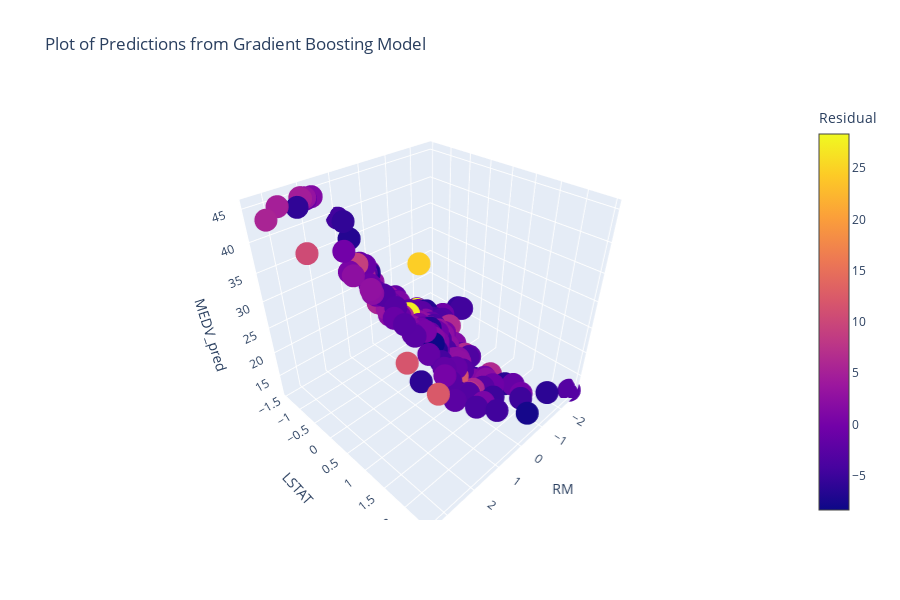

Notebook cell for this chart:
### Markdown cell above
### Gradient Boosting

Boosting is a sequential technique which works on the principle of tree ensembles, like random forests. The basic idea behind boosting algorithms is building a weak model, making conclusions about the various feature importance and parameters, and then using those conclusions to build a new, stronger model. One of the drawbacks of a single decision/regression tree is that it fails to include predictive power from multiple, overlapping regions of the feature space.

Gradient boosting works by fitting a model to the data, $F_1(x) = y$, then fits a model to the residuals, $h_1(x) = y - F_1(x)$, and then creates a new model, $F_2(x) = F_1(x) + h_1(x)$, and it continues over and over.

### Code cell
# Gradient Boosting Regressor
regr_XGB = XGBRegressor(random_state = 10)

# Hyper-parameter tuning
parameters_XGB = {'n_estimators': [10, 20, 50, 100, 400], 'max_depth': [2,5,7,9], 'min_samples_split': [2,3,4,5],
                 'learning_rate': [0.1, 0.2], 'loss': ['ls']}
grid_XGB = GridSearchCV(estimator = regr_XGB, param_grid = parameters_XGB)
model_XGB = grid_XGB.fit(X_train, y_train)
predictions_XGB = model_XGB.predict(X_test)

# MSE 
mse_XGB = round(mean_squared_error(y_test, predictions_XGB), 3)
rmse_XGB = round(np.sqrt(mse_XGB), 3)
print("{} is the Mean Squared Error.".format(mse_XGB))
print("{} is the Root Mean Squared Error.".format(rmse_XGB))

# R-squared
r2_XGB = round(model_XGB.score(X_test, y_test), 3)
print("{} is the R-squared.".format(r2_XGB))
    
# Residuals
residuals_XGB = y_test - predictions_XGB
residual_tests(residuals_XGB)

# Plotting
plot_model_diagnostics(predictions_XGB, y_test, residuals_XGB)

# plot variable importance
plot_variable_importance(model_XGB)

# Plotting model
plot_3d_scatter(X_test, predictions_XGB, y_test, 
                x = 'RM', y = 'LSTAT', z = 'MEDV_pred', 
                title = 'Plot of Predictions from Gradient Boosting Model', color = 'Residual')

### Figure 1 — Plotly figure (JSON) as saved in the notebook; plotly's stock layout.template omitted (floating-point values rounded to 4 significant figures; data arrays with more than 128 entries replaced by an {"elided": "..."} marker saying what was removed)
{"data": [{"hoverlabel": {"namelength": 0}, "hovertemplate": "RM=%{x}<br>LSTAT=%{y}<br>MEDV_pred=%{z}<br>Residual=%{marker.color}", "legendgroup": "", "marker": {"color": {"elided": "152 float values"}, "coloraxis": "coloraxis", "symbol": "circle"}, "mode": "markers", "name": "", "scene": "scene", "showlegend": false, "type": "scatter3d", "x": {"elided": "152 float values"}, "y": {"elided": "152 float values"}, "z": {"elided": "152 float values"}}], "layout": {"coloraxis": {"colorbar": {"title": {"text": "Residual"}}, "colorscale": [[0, "#0d0887"], [0.1111, "#46039f"], [0.2222, "#7201a8"], [0.3333, "#9c179e"], [0.4444, "#bd3786"], [0.5556, "#d8576b"], [0.6667, "#ed7953"], [0.7778, "#fb9f3a"], [0.8889, "#fdca26"], [1, "#f0f921"]]}, "height": 600, "legend": {"tracegroupgap": 0}, "scene": {"domain": {"x": [0, 0.98], "y": [0, 1]}, "xaxis": {"title": {"text": "RM"}}, "yaxis": {"title": {"text": "LSTAT"}}, "zaxis": {"title": {"text": "MEDV_pred"}}}, "title": {"text": "Plot of Predictions from Gradient Boosting Model"}}}
